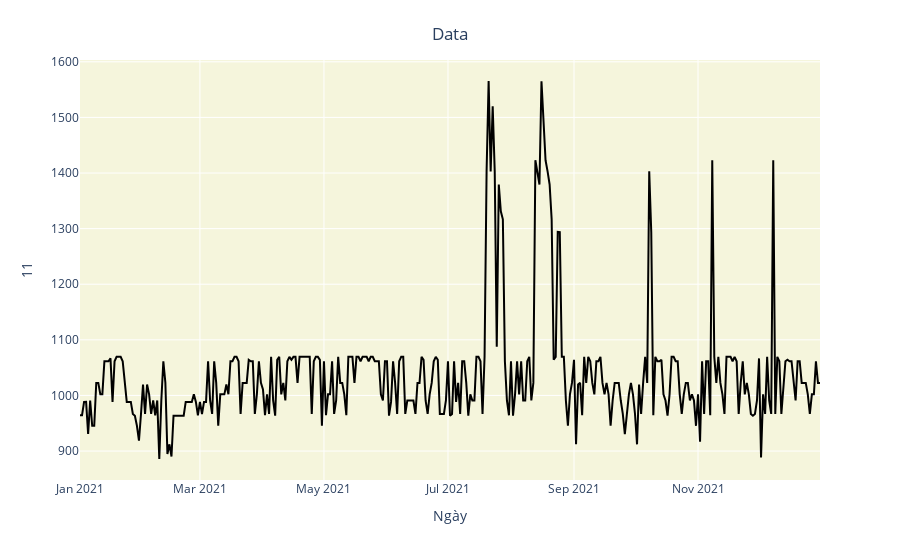

The code cell stored with this chart in its notebook:
### Code cell
import plotly.express as px
fig = px.line(y=df['11'], x=df['Ngày'])
fig.update_traces(line_color='black')
fig.update_layout(xaxis_title="Ngày",
                  yaxis_title="11",
                  title={'text': "Data", 'y':0.95, 'x':0.5, 'xanchor':'center', 'yanchor':'top'},
                  plot_bgcolor='#f5f5dc')

### Figure 1 — Plotly figure (JSON) as saved in the notebook; plotly's stock layout.template omitted (floating-point values rounded to 4 significant figures; data arrays with more than 128 entries replaced by an {"elided": "..."} marker saying what was removed)
{"data": [{"hovertemplate": "x=%{x}<br>y=%{y}<extra></extra>", "legendgroup": "", "line": {"color": "black", "dash": "solid"}, "marker": {"symbol": "circle"}, "mode": "lines", "name": "", "orientation": "v", "showlegend": false, "type": "scatter", "x": {"elided": "365 str values"}, "xaxis": "x", "y": {"elided": "365 float values"}, "yaxis": "y"}], "layout": {"legend": {"tracegroupgap": 0}, "margin": {"t": 60}, "plot_bgcolor": "#f5f5dc", "title": {"text": "Data", "x": 0.5, "xanchor": "center", "y": 0.95, "yanchor": "top"}, "xaxis": {"anchor": "y", "domain": [0, 1], "title": {"text": "Ngày"}}, "yaxis": {"anchor": "x", "domain": [0, 1], "title": {"text": "11"}}}}
